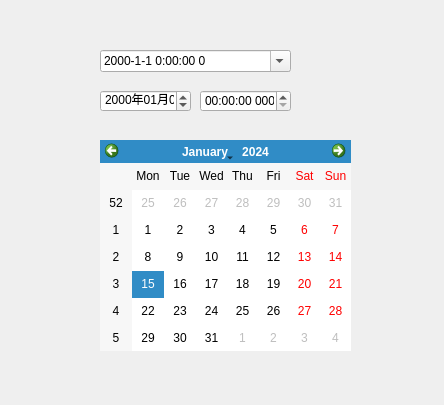
<?xml version="1.0" encoding="UTF-8"?>
<ui version="4.0">
 <class>QDateTimeDemoClass</class>
 <widget class="QDialog" name="QDateTimeDemoClass">
  <property name="geometry">
   <rect>
    <x>0</x>
    <y>0</y>
    <width>444</width>
    <height>405</height>
   </rect>
  </property>
  <property name="windowTitle">
   <string>QDateTimeDemo</string>
  </property>
  <widget class="QDateEdit" name="dEdit">
   <property name="geometry">
    <rect>
     <x>100</x>
     <y>90</y>
     <width>91</width>
     <height>22</height>
    </rect>
   </property>
   <property name="displayFormat">
    <string>yyyy年MM月dd</string>
   </property>
  </widget>
  <widget class="QTimeEdit" name="tEdit">
   <property name="geometry">
    <rect>
     <x>200</x>
     <y>90</y>
     <width>91</width>
     <height>22</height>
    </rect>
   </property>
   <property name="displayFormat">
    <string>hh:mm:ss zzz</string>
   </property>
  </widget>
  <widget class="QDateTimeEdit" name="dtEdit">
   <property name="geometry">
    <rect>
     <x>100</x>
     <y>50</y>
     <width>191</width>
     <height>22</height>
    </rect>
   </property>
   <property name="displayFormat">
    <string>yyyy-M-d H:mm:ss z</string>
   </property>
   <property name="calendarPopup">
    <bool>true</bool>
   </property>
  </widget>
  <widget class="QCalendarWidget" name="cwNow">
   <property name="geometry">
    <rect>
     <x>100</x>
     <y>140</y>
     <width>251</width>
     <height>211</height>
    </rect>
   </property>
  </widget>
 </widget>
 <layoutdefault spacing="6" margin="11"/>
 <resources>
  <include location="QDateTimeDemo.qrc"/>
 </resources>
 <connections/>
</ui>
